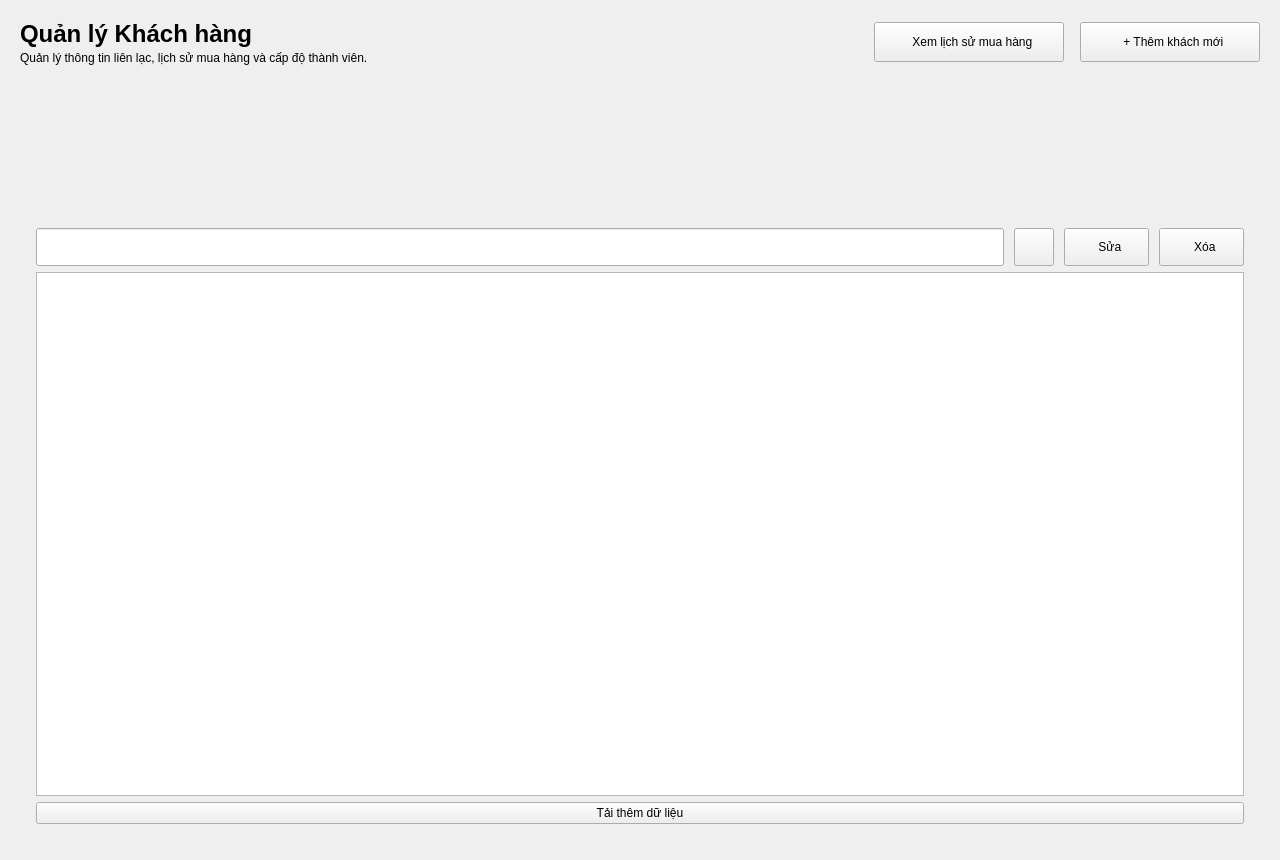
<?xml version="1.0" encoding="UTF-8"?>
<ui version="4.0">
 <class>CustomerManagement</class>
 <widget class="QWidget" name="CustomerManagement">
  <property name="geometry">
   <rect>
    <x>0</x>
    <y>0</y>
    <width>1280</width>
    <height>860</height>
   </rect>
  </property>
  <property name="windowTitle">
   <string>Quản lý khách hàng</string>
  </property>
  <layout class="QVBoxLayout" name="rootLayout">
   <property name="spacing">
    <number>16</number>
   </property>
   <property name="leftMargin">
    <number>20</number>
   </property>
   <property name="topMargin">
    <number>20</number>
   </property>
   <property name="rightMargin">
    <number>20</number>
   </property>
   <property name="bottomMargin">
    <number>20</number>
   </property>
   <item>
    <layout class="QHBoxLayout" name="headerLayout">
     <item>
      <layout class="QVBoxLayout" name="titleLayout">
       <property name="spacing">
        <number>3</number>
       </property>
       <item>
        <widget class="QLabel" name="lblTitle">
         <property name="font">
          <font>
           <pointsize>18</pointsize>
           <weight>75</weight>
           <bold>true</bold>
          </font>
         </property>
         <property name="text">
          <string>Quản lý Khách hàng</string>
         </property>
        </widget>
       </item>
       <item>
        <widget class="QLabel" name="lblSubtitle">
         <property name="font">
          <font>
           <pointsize>9</pointsize>
          </font>
         </property>
         <property name="text">
          <string>Quản lý thông tin liên lạc, lịch sử mua hàng và cấp độ thành viên.</string>
         </property>
        </widget>
       </item>
      </layout>
     </item>
     <item>
      <spacer name="horizontalSpacer">
       <property name="orientation">
        <enum>Qt::Horizontal</enum>
       </property>
       <property name="sizeHint" stdset="0">
        <size>
         <width>40</width>
         <height>20</height>
        </size>
       </property>
      </spacer>
     </item>
     <item>
      <widget class="QPushButton" name="btnPurchaseHistory">
       <property name="minimumSize">
        <size>
         <width>190</width>
         <height>40</height>
        </size>
       </property>
       <property name="cursor">
        <cursorShape>PointingHandCursor</cursorShape>
       </property>
       <property name="text">
        <string>  Xem lịch sử mua hàng</string>
       </property>
      </widget>
     </item>
     <item>
      <widget class="QPushButton" name="btnAddCustomer">
       <property name="minimumSize">
        <size>
         <width>180</width>
         <height>40</height>
        </size>
       </property>
       <property name="cursor">
        <cursorShape>PointingHandCursor</cursorShape>
       </property>
       <property name="text">
        <string>  + Thêm khách mới</string>
       </property>
      </widget>
     </item>
    </layout>
   </item>
   <item>
    <layout class="QHBoxLayout" name="cardsLayout">
     <property name="spacing">
      <number>16</number>
     </property>
     <item>
      <widget class="QFrame" name="cardTotal">
       <property name="minimumSize">
        <size>
         <width>0</width>
         <height>115</height>
        </size>
       </property>
      </widget>
     </item>
     <item>
      <widget class="QFrame" name="cardActive"/>
     </item>
     <item>
      <widget class="QFrame" name="cardPoints"/>
     </item>
    </layout>
   </item>
   <item>
    <widget class="QFrame" name="cardTableContainer">
     <layout class="QVBoxLayout" name="tableContainerLayout">
      <property name="leftMargin">
       <number>16</number>
      </property>
      <property name="topMargin">
       <number>16</number>
      </property>
      <property name="rightMargin">
       <number>16</number>
      </property>
      <property name="bottomMargin">
       <number>16</number>
      </property>
      <item>
       <layout class="QHBoxLayout" name="toolbarLayout">
        <property name="spacing">
         <number>10</number>
        </property>
        <item>
         <widget class="QLineEdit" name="txtSearch">
          <property name="minimumSize">
           <size>
            <width>240</width>
            <height>38</height>
           </size>
          </property>
         </widget>
        </item>
        <item>
         <widget class="QPushButton" name="btnFilter">
          <property name="minimumSize">
           <size>
            <width>38</width>
            <height>38</height>
           </size>
          </property>
         </widget>
        </item>
        <item>
         <widget class="QPushButton" name="btnEditCustomer">
          <property name="minimumSize">
           <size>
            <width>85</width>
            <height>38</height>
           </size>
          </property>
          <property name="text">
           <string>  Sửa</string>
          </property>
         </widget>
        </item>
        <item>
         <widget class="QPushButton" name="btnDeleteCustomer">
          <property name="minimumSize">
           <size>
            <width>85</width>
            <height>38</height>
           </size>
          </property>
          <property name="text">
           <string>  Xóa</string>
          </property>
         </widget>
        </item>
       </layout>
      </item>
      <item>
       <widget class="QTableWidget" name="tblCustomers"/>
      </item>
      <item>
       <widget class="QPushButton" name="btnLoadMore">
        <property name="text">
         <string>Tải thêm dữ liệu</string>
        </property>
       </widget>
      </item>
     </layout>
    </widget>
   </item>
  </layout>
 </widget>
 <resources/>
 <connections/>
</ui>
